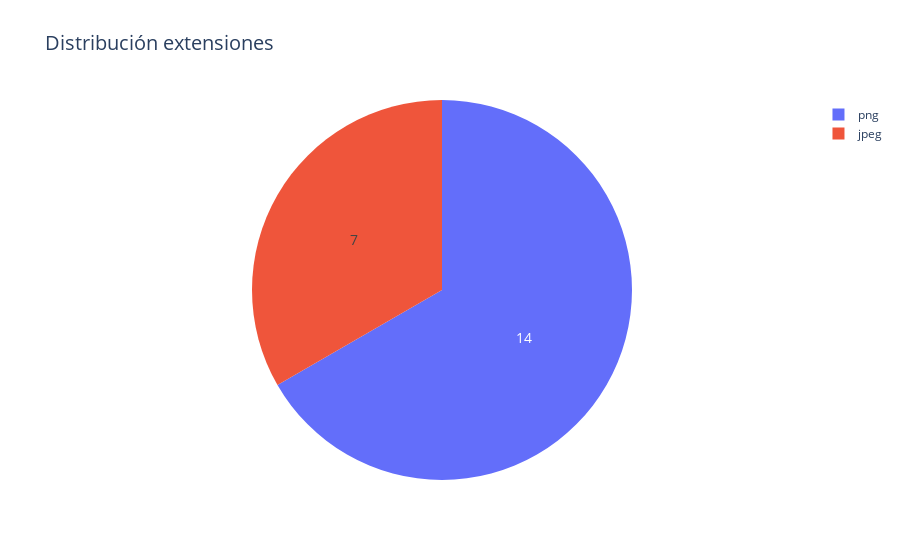

Notebook code for this chart:
### Code cell
fig = plt.graph_objects.Figure(data=[plt.graph_objects.Pie(labels=values, values=counts)])
fig.update_traces(hoverinfo='label+percent', textinfo='value', textfont_size=14)
fig.update_layout(title='Distribución extensiones', title_font_size=20)

fig.show()

### Figure 1 — Plotly figure (JSON) as saved in the notebook; plotly's stock layout.template omitted (floating-point values rounded to 4 significant figures)
{"data": [{"hoverinfo": "label+percent", "labels": ["jpeg", "png"], "textfont": {"size": 14}, "textinfo": "value", "type": "pie", "values": [7, 14]}], "layout": {"title": {"font": {"size": 20}, "text": "Distribución extensiones"}}}
